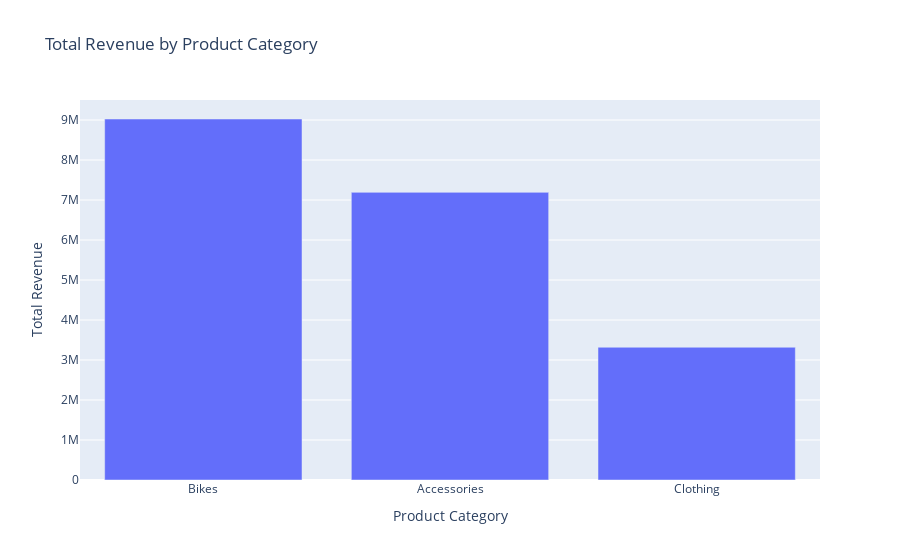

This figure's notebook cell:
### Code cell
# Revenue by Product Category using plotly.express


plt.figure(figsize=(10, 6))
category_revenue = df.groupby('Product Category')['Revenue'].sum().sort_values(ascending=False).reset_index()

fig = px.bar(category_revenue, x='Product Category', y='Revenue', title='Total Revenue by Product Category')
fig.update_layout(xaxis_title='Product Category', yaxis_title='Total Revenue')
fig.show()

### Figure 1 — Plotly figure (JSON) as saved in the notebook; plotly's stock layout.template omitted (floating-point values rounded to 4 significant figures)
{"data": [{"hovertemplate": "Product Category=%{x}<br>Revenue=%{y}<extra></extra>", "legendgroup": "", "marker": {"color": "#636efa", "pattern": {"shape": ""}}, "name": "", "orientation": "v", "showlegend": false, "textposition": "auto", "type": "bar", "x": ["Bikes", "Accessories", "Clothing"], "xaxis": "x", "y": [9026000.0, 7192000.0, 3319000.0], "yaxis": "y"}], "layout": {"barmode": "relative", "legend": {"tracegroupgap": 0}, "title": {"text": "Total Revenue by Product Category"}, "xaxis": {"anchor": "y", "domain": [0, 1], "title": {"text": "Product Category"}}, "yaxis": {"anchor": "x", "domain": [0, 1], "title": {"text": "Total Revenue"}}}}
